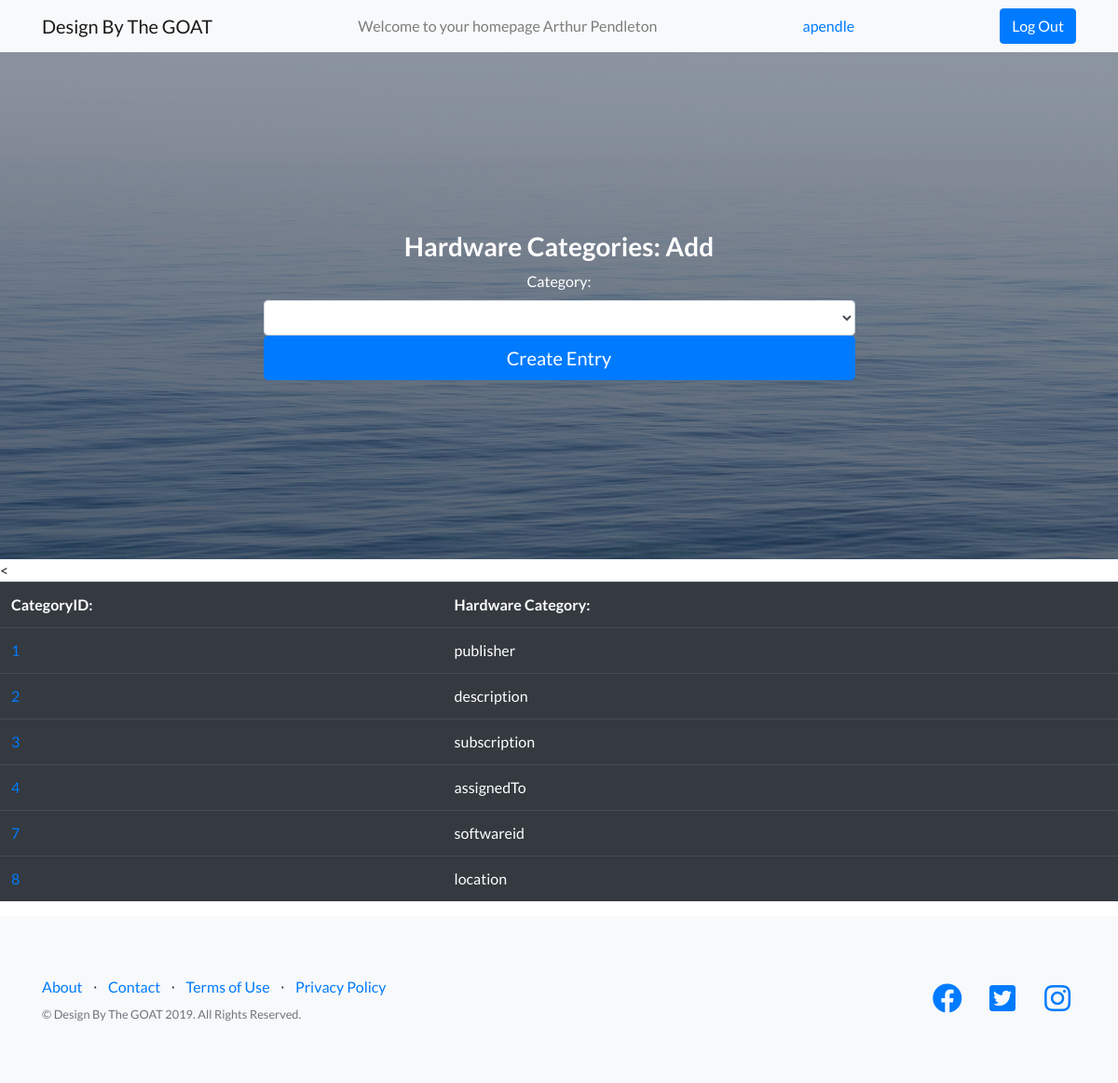
Screenshot of /softwarecategories.php (signed in) with the database file from the repository.
### tables this page shows
CREATE TABLE `SoftwareCategories` (
  `categoryID` int(5) NOT NULL,
  `softwareCategory` varchar(100) NOT NULL
);

### softwarecategories.php (the view, shortened to what this page needs)
<?php
  require('connect.php');
  $level = $_SESSION['level'];
  $username = $_SESSION['username'];
  $name = $_SESSION['name'];
  $error = "You do not have clearance to view this page. Press back on your browser to return to the previous page.";
  $query2 = "SELECT * FROM SoftwareCategories";
  $statement2 = $db->prepare($query2);
  $statement2->execute();
?>
<!DOCTYPE html>
<html lang="en">
	<head>
  <link href="vendor/bootstrap/css/bootstrap.min.css" rel="stylesheet">
  <link href="vendor/fontawesome-free/css/all.min.css" rel="stylesheet">
  <link href="vendor/simple-line-icons/css/simple-line-icons.css" rel="stylesheet" type="text/css">
   <link href="css/landing-page.min.css" rel="stylesheet">
	</head>
<body>
      <nav class="navbar navbar-light bg-light static-top">
    <div class="container">
      <a class="navbar-brand" href="userindex.php">Design By The GOAT</a>
      <span class="navbar-text">
        Welcome to your homepage <?=$name?>
      </span>
      <a class="nav-link" href="#"><?=$username?> <span class="sr-only">(current)</span></a>
      <a class="btn btn-primary btn-med" href="logout.php">Log Out</a>
    </div>
  </nav>
  <?php if($level != 1):?>
    <p><?=$error?></p>
  <?php else:?>
  <header class="masthead text-white text-center">
    <div class="container">
      <div class="row">
        <div class="col-md-10 col-lg-8 col-xl-7 mx-auto">
        <form method="post" action="insertsoftwarecategory.php">
            <div class="form-row">
              <div class="col-12 col-md-4s mb-2 mb-md-0">
                <h3>Hardware Categories: Add</h3>
                    <label for="category">Category:</label>
                    <select class="form-control" name="category" id="category">
                    </select>
                    <button class="btn btn-block btn-lg btn-primary" type="submit">Create Entry</button>
              </div>
            </div>
          </form>
        </div>
      </div>
    </div>
  </header>
  <<table class="table table-hover table-dark">
    <tbody>
        <tr>
            <th>CategoryID:</th>
            <th>Hardware Category:</th>
        </tr>
        <?php while($row = $statement2->fetch()):?>
        <tr>
            <td><a href="editsoftwarecategory.php?categoryID=<?=$row['categoryID']?>"><?=$row['categoryID']?></td>
            <td><?=$row['softwareCategory']?></td>
        </tr>
        <?php endwhile?>
    </tbody>
</table>
  <?php endif?>
  <footer class="footer bg-light">
    <div class="container">
      <div class="row">
        <div class="col-lg-6 h-100 text-center text-lg-left my-auto">
          <ul class="list-inline mb-2">
            <li class="list-inline-item">
              <a href="#">About</a>
            </li>
            <li class="list-inline-item">&sdot;</li>
            <li class="list-inline-item">
              <a href="#">Contact</a>
            </li>
            <li class="list-inline-item">&sdot;</li>
            <li class="list-inline-item">
              <a href="#">Terms of Use</a>
            </li>
            <li class="list-inline-item">&sdot;</li>
            <li class="list-inline-item">
              <a href="#">Privacy Policy</a>
            </li>
          </ul>
          <p class="text-muted small mb-4 mb-lg-0">&copy; Design By The GOAT 2019. All Rights Reserved.</p>
        </div>
        <div class="col-lg-6 h-100 text-center text-lg-right my-auto">
          <ul class="list-inline mb-0">
            <li class="list-inline-item mr-3">
              <a href="#">
                <i class="fab fa-facebook fa-2x fa-fw"></i>
              </a>
            </li>
            <li class="list-inline-item mr-3">
              <a href="#">
                <i class="fab fa-twitter-square fa-2x fa-fw"></i>
              </a>
            </li>
            <li class="list-inline-item">
              <a href="#">
                <i class="fab fa-instagram fa-2x fa-fw"></i>
              </a>
            </li>
          </ul>
        </div>
      </div>
    </div>
  </footer>
  </body>
</html>

### rows the page displays
softwarecategories: categoryID "1", softwareCategory "publisher"
softwarecategories: categoryID "2", softwareCategory "description"
softwarecategories: categoryID "3", softwareCategory "subscription"
softwarecategories: categoryID "4", softwareCategory "assignedTo"
softwarecategories: categoryID "7", softwareCategory "softwareid"
softwarecategories: categoryID "8", softwareCategory "location"

### other values shown
$name "Arthur Pendleton"
$username "apendle"
